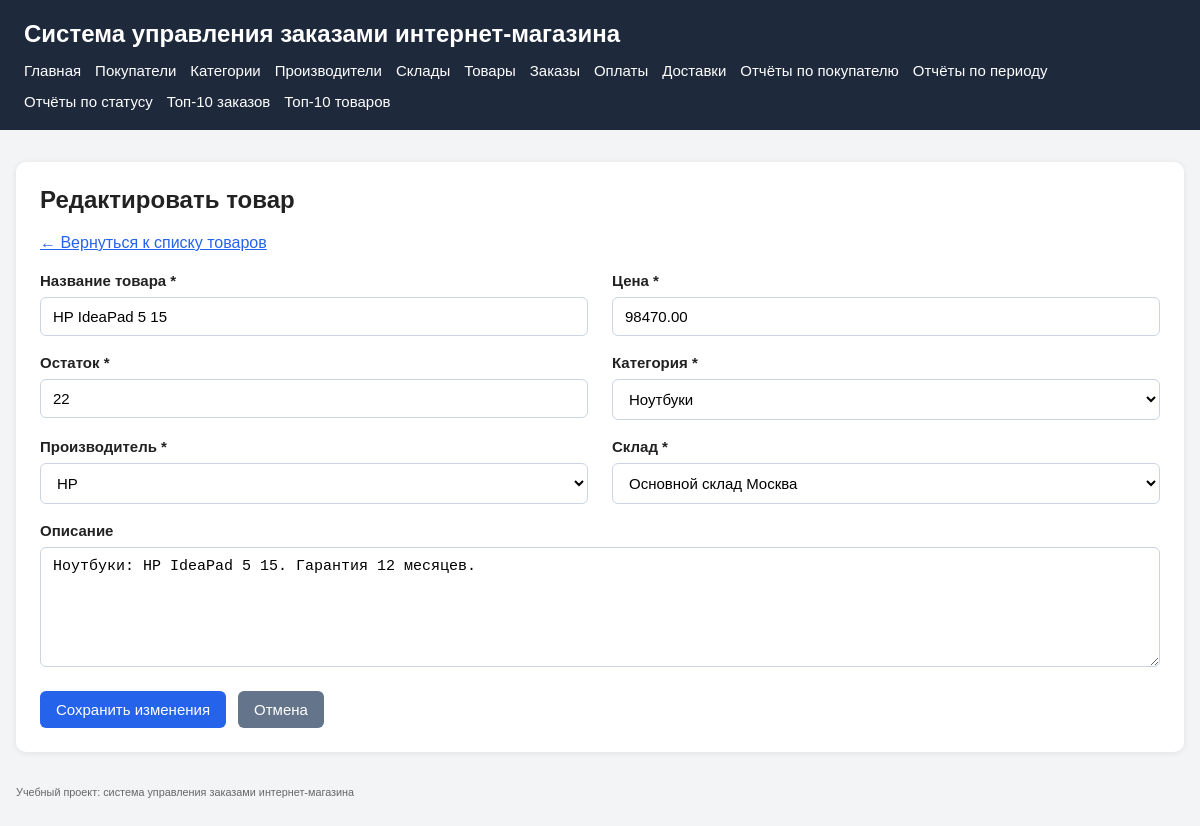
The page /products/edit.php?id=1 on the database its author committed.
### tables this page shows
CREATE TABLE products (
    product_id INT UNSIGNED NOT NULL AUTO_INCREMENT,
    product_name VARCHAR(255) NOT NULL,
    description TEXT NULL,
    price DECIMAL(10,2) NOT NULL,
    stock_qty INT UNSIGNED NOT NULL DEFAULT 0,
    category_id INT UNSIGNED NOT NULL,
    manufacturer_id INT UNSIGNED NOT NULL,
    warehouse_id INT UNSIGNED NOT NULL,
    PRIMARY KEY (product_id),
    KEY idx_products_name (product_name),
    KEY idx_products_category (category_id),
    KEY idx_products_manufacturer (manufacturer_id),
    KEY idx_products_warehouse (warehouse_id),
    CONSTRAINT fk_products_category
        FOREIGN KEY (category_id) REFERENCES categories(category_id)
        ON UPDATE CASCADE
        ON DELETE RESTRICT,
    CONSTRAINT fk_products_manufacturer
        FOREIGN KEY (manufacturer_id) REFERENCES manufacturers(manufacturer_id)
        ON UPDATE CASCADE
        ON DELETE RESTRICT,
    CONSTRAINT fk_products_warehouse
        FOREIGN KEY (warehouse_id) REFERENCES warehouses(warehouse_id)
        ON UPDATE CASCADE
        ON DELETE RESTRICT
);

CREATE TABLE categories (
    category_id INT UNSIGNED NOT NULL AUTO_INCREMENT,
    category_name VARCHAR(150) NOT NULL,
    PRIMARY KEY (category_id),
    UNIQUE KEY uk_categories_name (category_name)
);

CREATE TABLE manufacturers (
    manufacturer_id INT UNSIGNED NOT NULL AUTO_INCREMENT,
    manufacturer_name VARCHAR(150) NOT NULL,
    PRIMARY KEY (manufacturer_id),
    UNIQUE KEY uk_manufacturers_name (manufacturer_name)
);

CREATE TABLE warehouses (
    warehouse_id INT UNSIGNED NOT NULL AUTO_INCREMENT,
    warehouse_name VARCHAR(150) NOT NULL,
    city VARCHAR(100) NOT NULL,
    street VARCHAR(150) NOT NULL,
    house VARCHAR(20) NOT NULL,
    comment VARCHAR(255) NULL,
    PRIMARY KEY (warehouse_id),
    CONSTRAINT uk_warehouses_name UNIQUE (warehouse_name)
);

### src/includes/db.php (called while the page is built, shortened)
<?php
$configPath = __DIR__ . '/../config/config.local.php';
if (!file_exists($configPath)) {
    $configPath = __DIR__ . '/../config/config.example.php';
}
$config = require $configPath;
function app_config(): array
{
    global $config;
    return $config;
}
function base_url(string $path = ''): string
{
    $config = app_config();
    $base = rtrim($config['app']['base_url'] ?? '', '/');
    return $base . '/' . ltrim($path, '/');
}
function db(): PDO
{
    $config = app_config();
    $db = $config['db'];
    $dsn = sprintf(
        'mysql:host=%s;port=%d;dbname=%s;charset=%s',
        $db['host'],
        $db['port'],
        $db['name'],
        $db['charset']
    );
    $pdo = new PDO($dsn, $db['user'], $db['pass'], [
        PDO::ATTR_ERRMODE => PDO::ERRMODE_EXCEPTION,
        PDO::ATTR_DEFAULT_FETCH_MODE => PDO::FETCH_ASSOC,
        PDO::ATTR_EMULATE_PREPARES => false,
    ]);
    return $pdo;
}

### src/config/config.example.php (called while the page is built)
<?php
return [
    'app' => [
        'base_url' => getenv('APP_BASE_URL') ?: '',
        'name' => getenv('APP_NAME') ?: 'Система управления заказами интернет-магазина',
    ],
    'db' => [
        'host' => getenv('DB_HOST') ?: 'db',
        'port' => (int)(getenv('DB_PORT') ?: 3306),
        'name' => getenv('DB_NAME') ?: 'shop_orders',
        'user' => getenv('DB_USER') ?: 'shop_user',
        'pass' => getenv('DB_PASSWORD') ?: '',
        'charset' => getenv('DB_CHARSET') ?: 'utf8mb4',
    ],
];

### src/products/edit.php (the view, shortened to what this page needs)
<?php
require_once __DIR__ . '/../includes/db.php';
$errorMessage = null;
$productId = (int)($_GET['id'] ?? 0);
    ?>
    <?php
$formData = [
    'product_name' => '',
    'description' => '',
    'price' => '',
    'stock_qty' => '',
    'category_id' => '',
    'manufacturer_id' => '',
    'warehouse_id' => '',
];
$categories = [];
$manufacturers = [];
$warehouses = [];
try {
    $pdo = db();
    $categories = $pdo->query(
        'SELECT category_id, category_name
         FROM categories
         ORDER BY category_name ASC'
    )->fetchAll();
    $manufacturers = $pdo->query(
        'SELECT manufacturer_id, manufacturer_name
         FROM manufacturers
         ORDER BY manufacturer_name ASC'
    )->fetchAll();
    $warehouses = $pdo->query(
        'SELECT warehouse_id, warehouse_name
         FROM warehouses
         ORDER BY warehouse_name ASC'
    )->fetchAll();
    if ($_SERVER['REQUEST_METHOD'] === 'POST') {
        foreach ($formData as $key => $value) {
            $formData[$key] = trim((string)($_POST[$key] ?? ''));
        }
        $requiredFields = [
            'product_name' => 'Название товара',
            'price' => 'Цена',
            'stock_qty' => 'Остаток',
            'category_id' => 'Категория',
            'manufacturer_id' => 'Производитель',
            'warehouse_id' => 'Склад',
        ];
        foreach ($requiredFields as $field => $label) {
            if ($formData[$field] === '') {
                $errorMessage = "Поле «{$label}» обязательно для заполнения.";
                break;
            }
        }
        if ($errorMessage === null && !is_numeric($formData['price'])) {
            $errorMessage = 'Поле «Цена» должно быть числом.';
        }
        if ($errorMessage === null && (!ctype_digit($formData['stock_qty']) || (int)$formData['stock_qty'] < 0)) {
            $errorMessage = 'Поле «Остаток» должно быть неотрицательным целым числом.';
        }
        if ($errorMessage === null && !ctype_digit($formData['category_id'])) {
            $errorMessage = 'Некорректная категория.';
        }
        if ($errorMessage === null && !ctype_digit($formData['manufacturer_id'])) {
            $errorMessage = 'Некорректный производитель.';
        }
        if ($errorMessage === null && !ctype_digit($formData['warehouse_id'])) {
            $errorMessage = 'Некорректный склад.';
        }
        if ($errorMessage === null) {
            $stmt = $pdo->prepare(
                'UPDATE products
                 SET
                    product_name = :product_name,
                    description = :description,
                    price = :price,
                    stock_qty = :stock_qty,
                    category_id = :category_id,
                    manufacturer_id = :manufacturer_id,
                    warehouse_id = :warehouse_id
                 WHERE product_id = :product_id'
            );
            $stmt->execute([
                ':product_name' => $formData['product_name'],
                ':description' => $formData['description'] !== '' ? $formData['description'] : null,
                ':price' => $formData['price'],
                ':stock_qty' => (int)$formData['stock_qty'],
                ':category_id' => (int)$formData['category_id'],
                ':manufacturer_id' => (int)$formData['manufacturer_id'],
                ':warehouse_id' => (int)$formData['warehouse_id'],
                ':product_id' => $productId,
            ]);
            header('Location: ' . base_url('products/list.php'));
            exit;
        }
    } else {
        $stmt = $pdo->prepare(
            'SELECT
                product_id,
                product_name,
                description,
                price,
                stock_qty,
                category_id,
                manufacturer_id,
                warehouse_id
             FROM products
             WHERE product_id = :product_id'
        );
        $stmt->execute([
            ':product_id' => $productId,
        ]);
        $product = $stmt->fetch();
        if (!$product) {
            $errorMessage = 'Товар не найден.';
        } else {
            $formData['product_name'] = (string)$product['product_name'];
            $formData['description'] = (string)($product['description'] ?? '');
            $formData['price'] = (string)$product['price'];
            $formData['stock_qty'] = (string)$product['stock_qty'];
            $formData['category_id'] = (string)$product['category_id'];
            $formData['manufacturer_id'] = (string)$product['manufacturer_id'];
            $formData['warehouse_id'] = (string)$product['warehouse_id'];
        }
    }
} catch (Throwable $e) {
    $errorMessage = $e->getMessage();
}
require_once __DIR__ . '/../includes/header.php';
require_once __DIR__ . '/../includes/menu.php';
?>
<main>
    <section class="card">
        <h2>Редактировать товар</h2>
        <p>
            <a href="<?= htmlspecialchars(base_url('products/list.php'), ENT_QUOTES, 'UTF-8') ?>">
                ← Вернуться к списку товаров
            </a>
        </p>
        <?php if ($errorMessage === null || $_SERVER['REQUEST_METHOD'] === 'POST'): ?>
            <form method="post" action="<?= htmlspecialchars(base_url('products/edit.php?id=' . $productId), ENT_QUOTES, 'UTF-8') ?>">
                <div class="form-grid">
                    <div class="form-group">
                        <label for="product_name">Название товара *</label>
                        <input
                            type="text"
                            id="product_name"
                            name="product_name"
                            value="<?= htmlspecialchars($formData['product_name'], ENT_QUOTES, 'UTF-8') ?>"
                            required
                        >
                    </div>
                    <div class="form-group">
                        <label for="price">Цена *</label>
                        <input
                            type="number"
                            id="price"
                            name="price"
                            step="0.01"
                            min="0"
                            value="<?= htmlspecialchars($formData['price'], ENT_QUOTES, 'UTF-8') ?>"
                            required
                        >
                    </div>
                    <div class="form-group">
                        <label for="stock_qty">Остаток *</label>
                        <input
                            type="number"
                            id="stock_qty"
                            name="stock_qty"
                            min="0"
                            step="1"
                            value="<?= htmlspecialchars($formData['stock_qty'], ENT_QUOTES, 'UTF-8') ?>"
                            required
                        >
                    </div>
                    <div class="form-group">
                        <label for="category_id">Категория *</label>
                        <select id="category_id" name="category_id" required>
                            <?php foreach ($categories as $category): ?>
                                <option
                                    value="<?= (int)$category['category_id'] ?>"
                                    <?= $formData['category_id'] === (string)$category['category_id'] ? 'selected' : '' ?>
                                >
                                    <?= htmlspecialchars((string)$category['category_name'], ENT_QUOTES, 'UTF-8') ?>
                                </option>
                            <?php endforeach; ?>
                        </select>
                    </div>
                    <div class="form-group">
                        <label for="manufacturer_id">Производитель *</label>
                        <select id="manufacturer_id" name="manufacturer_id" required>
                            <?php foreach ($manufacturers as $manufacturer): ?>
                                <option
                                    value="<?= (int)$manufacturer['manufacturer_id'] ?>"
                                    <?= $formData['manufacturer_id'] === (string)$manufacturer['manufacturer_id'] ? 'selected' : '' ?>
                                >
                                    <?= htmlspecialchars((string)$manufacturer['manufacturer_name'], ENT_QUOTES, 'UTF-8') ?>
                                </option>
                            <?php endforeach; ?>
                        </select>
                    </div>
                    <div class="form-group">
                        <label for="warehouse_id">Склад *</label>
                        <select id="warehouse_id" name="warehouse_id" required>
                            <?php foreach ($warehouses as $warehouse): ?>
                                <option
                                    value="<?= (int)$warehouse['warehouse_id'] ?>"
                                    <?= $formData['warehouse_id'] === (string)$warehouse['warehouse_id'] ? 'selected' : '' ?>
                                >
                                    <?= htmlspecialchars((string)$warehouse['warehouse_name'], ENT_QUOTES, 'UTF-8') ?>
                                </option>
                            <?php endforeach; ?>
                        </select>
                    </div>
                    <div class="form-group form-group-full">
                        <label for="description">Описание</label>
                        <textarea
                            id="description"
                            name="description"
                        ><?= htmlspecialchars($formData['description'], ENT_QUOTES, 'UTF-8') ?></textarea>
                    </div>
                </div>
                <div class="form-actions">
                    <button type="submit">Сохранить изменения</button>
                    <a class="btn btn-secondary" href="<?= htmlspecialchars(base_url('products/list.php'), ENT_QUOTES, 'UTF-8') ?>">
                        Отмена
                    </a>
                </div>
            </form>
        <?php endif; ?>
    </section>
</main>
<?php require_once __DIR__ . '/../includes/footer.php'; ?>

### src/assets/css/style.css (style rules this page uses)
* { box-sizing: border-box; }
body { margin: 0; padding: 0; font-family: Arial, sans-serif; background: #f3f4f6; color: #222; }
main { max-width: 1200px; margin: 32px auto; padding: 0 16px; }
.card { background: #fff; border-radius: 10px; padding: 24px; margin-bottom: 20px; box-shadow: 0 1px 6px rgba(0, 0, 0, 0.08); }
.card h2 { margin-top: 0; margin-bottom: 20px; font-size: 24px; }
a { color: #2563eb; }
.form-grid { display: grid; grid-template-columns: repeat(2, minmax(280px, 1fr)); gap: 18px 24px; margin-top: 20px; }
.form-group { display: flex; flex-direction: column; }
.form-group-full { grid-column: 1 / -1; }
label { display: block; margin-bottom: 8px; font-weight: 600; font-size: 15px; }
input[type="text"], input[type="email"], input[type="number"], input[type="date"], input[type="datetime-local"], select, textarea { width: 100%; padding: 10px 12px; border: 1px solid #cbd5e1; border-radius: 6px; font-size: 15px; background: #fff; }
textarea { min-height: 120px; resize: vertical; }
.form-actions { margin-top: 24px; display: flex; gap: 12px; align-items: center; }
button, .btn { display: inline-block; padding: 10px 16px; border: none; border-radius: 6px; background: #2563eb; color: #fff; font-size: 15px; text-decoration: none; cursor: pointer; }
.btn-secondary { background: #64748b; }

### rows shown on the page
products: product_name "HP IdeaPad 5 15", price "98470.00", stock_qty "22", category_id "Ноутбуки", manufacturer_id "HP", warehouse_id "Основной склад Москва", description "Ноутбуки: HP IdeaPad 5 15. Гарантия 12 месяцев."

### other values the page prints
app_config()['app']['name'] "Система управления заказами интернет-магазина"
